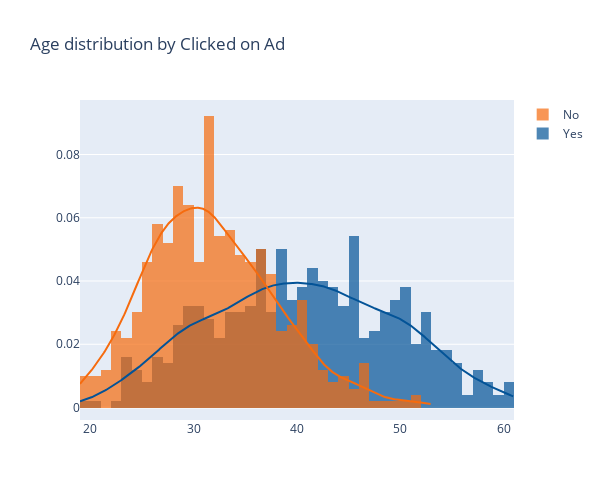

Notebook source saved alongside this figure:
### Code cell
import plotly.figure_factory as ff
dist1 = ff.create_distplot([df[df['Clicked on Ad'] == 'Yes']['Age'], df[df['Clicked on Ad'] == 'No']['Age']], ['Yes', 'No'], bin_size=1, show_rug=False, colors = ["#035397","#F66B0E"])
dist1.update_layout(title_text='Age distribution by Clicked on Ad', width = 600, height = 500)
dist1.show()

### Figure 1 — Plotly figure (JSON) as saved in the notebook; plotly's stock layout.template omitted (floating-point values rounded to 4 significant figures; data arrays with more than 128 entries replaced by an {"elided": "..."} marker saying what was removed)
{"data": [{"autobinx": false, "histnorm": "probability density", "legendgroup": "Yes", "marker": {"color": "#035397"}, "name": "Yes", "opacity": 0.7, "type": "histogram", "x": {"elided": "500 int values"}, "xaxis": "x", "xbins": {"end": 61, "size": 1, "start": 19}, "yaxis": "y"}, {"autobinx": false, "histnorm": "probability density", "legendgroup": "No", "marker": {"color": "#F66B0E"}, "name": "No", "opacity": 0.7, "type": "histogram", "x": {"elided": "500 int values"}, "xaxis": "x", "xbins": {"end": 53, "size": 1, "start": 19}, "yaxis": "y"}, {"legendgroup": "Yes", "marker": {"color": "#035397"}, "mode": "lines", "name": "Yes", "showlegend": false, "type": "scatter", "x": {"elided": "500 float values"}, "xaxis": "x", "y": {"elided": "500 float values"}, "yaxis": "y"}, {"legendgroup": "No", "marker": {"color": "#F66B0E"}, "mode": "lines", "name": "No", "showlegend": false, "type": "scatter", "x": {"elided": "500 float values"}, "xaxis": "x", "y": {"elided": "500 float values"}, "yaxis": "y"}], "layout": {"barmode": "overlay", "height": 500, "hovermode": "closest", "legend": {"traceorder": "reversed"}, "title": {"text": "Age distribution by Clicked on Ad"}, "width": 600, "xaxis": {"anchor": "y2", "domain": [0, 1], "zeroline": false}, "yaxis": {"anchor": "free", "domain": [0, 1], "position": 0}}}
